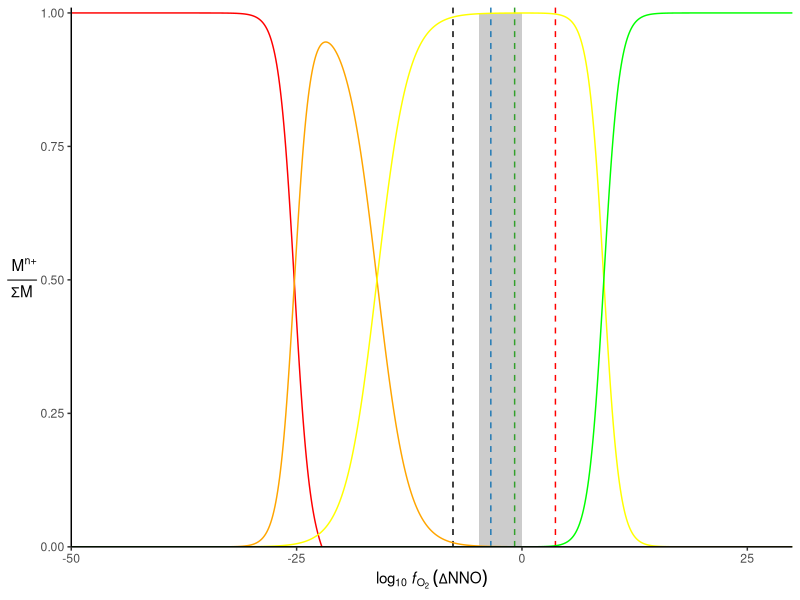

Generate this figure with R:
setwd("C:/Users/Jason/OneDrive - research.uwa.edu.au/Analysis/Thermodynamics")
library(openxlsx)
library(ggplot2)

S<-read.xlsx("thermodynamics.xlsx", sheet="S") #Standard Entropy table, in J mol-1 K-1
H<-read.xlsx("thermodynamics.xlsx", sheet="dH")  #Standard Enthalpy of Formation table, in kJ mol-1 K-1
H[,-1]<-H[,-1]*1000 #convert enthalpy from kJ to J
R<-8.3144589 #Gas constant, J mol-1 K-1

#select the temperature of interest (limited to T intervals from table)
T_i <- which(S$TK==800)

#calculate the mid-point for NNO at the temperature of interest
fO2_NNO <- ((((2*H$NiO)-(2*H$Ni+H$O2))-S$TK*((2*S$NiO)-(2*S$Ni+S$O2)))/(R*S$TK*log(10)))[T_i]

#Calculate the mid-points for each buffer reaction as a difference from NNO
dNNO <- data.frame(
  #the main buffer reactions  
  QIF   = ((((H$fayalite)-(H$quartz+2*H$Fe+H$O2))-S$TK*((S$fayalite)-(S$quartz+2*S$Fe+S$O2)))/(R*S$TK*log(10)))[T_i]-fO2_NNO,
  QFM   = ((((2*H$magnetite+3*H$quartz) - (3*H$fayalite+H$O)) - S$TK*((2*S$magnetite+3*S$quartz) - (3*S$fayalite+S$O)))/ (R*S$TK*log(10)))[T_i] - fO2_NNO,
  MH    = ((((6*H$hematite) - (4*H$magnetite+H$O2)) - S$TK*((6*S$hematite) - (4*S$magnetite+S$O2)))/ (R*S$TK*log(10)))[T_i] - fO2_NNO,
  WM    = ((((2*H$magnetite) - (6*H$FeO+H$O2)) - S$TK*((2*S$magnetite) - (6*S$FeO+S$O2)))/ (R*S$TK*log(10)))[T_i] - fO2_NNO,
  CHO   = ((((0.5*H$CO2+H$H2O) - (0.5*H$CH4+H$O2)) - S$TK*((0.5*S$CO2+S$H2O) - (0.5*S$CH4+S$O2)))/ (R*S$TK*log(10)))[T_i] - fO2_NNO,
  IW    = ((((2*H$FeO) - (2*H$Fe+H$O2)) - S$TK*((2*S$FeO) - (2*S$Fe+S$O2)))/ (R*S$TK*log(10)))[T_i] - fO2_NNO,
  WH    = ((((2*H$hematite) - (4*H$FeO+H$O2)) - S$TK*((2*S$hematite) - (4*S$FeO+S$O2)))/ (R*S$TK*log(10)))[T_i] - fO2_NNO,
  H2O   = ((((2*H$H2O) - (2*H$H2+H$O2)) - S$TK*((2*S$H2O) - (2*S$H2+S$O2)))/ (R*S$TK*log(10)))[T_i] - fO2_NNO,
  
  #the buffer reactions of interest
  SnSnO2= ((((H$SnO2) - (H$Sn+H$O2)) - S$TK*((S$SnO2) - (S$Sn+S$O2)))/ (R*S$TK*log(10)))[T_i] - fO2_NNO,
  V0_2  = ((((2*H$VO) - (2*H$V+H$O2)) - S$TK*((2*S$VO) - (2*S$V+S$O2)))/ (R*S$TK*log(10)))[T_i] - fO2_NNO,
  V2_3  = ((((2*H$V2O3) - (4*H$VO+H$O2)) - S$TK*((2*S$V2O3) - (4*S$VO+S$O2)))/ (R*S$TK*log(10)))[T_i] - fO2_NNO,
  V3_5 =  ((((H$V2O5) - (H$V2O3+H$O2)) - S$TK*((S$V2O5)-(S$V2O3+S$O2)))/ (R*S$TK*log(10)))[T_i] - fO2_NNO,
  #not calculated: entropy of formation values too high for VO2 in JANAF tables, returns spurious values
  V3_4  = ((((4*H$VO2) - (2*H$V2O3+H$O2)) - S$TK*((4*S$VO2) - (2*S$V2O3+S$O2)))/ (R*S$TK*log(10)))[T_i] - fO2_NNO,
  V4_5  = ((((2*H$V2O5) - (4*H$VO2+H$O2)) - S$TK*((2*S$V2O5) - (4*S$VO2+S$O2)))/ (R*S$TK*log(10)))[T_i] - fO2_NNO,
  
  Cr0_2 = ((((2*H$CrO) - (2*H$Cr+H$O2)) - S$TK*((2*S$CrO) - (2*S$Cr+S$O2)))/ (R*S$TK*log(10)))[T_i] - fO2_NNO,
  Cr2_3 = ((((2*H$Cr2O3) - (4*H$CrO+H$O2)) - S$TK*((2*S$Cr2O3) - (4*S$CrO+S$O2)))/ (R*S$TK*log(10)))[T_i] - fO2_NNO,
  Cr3_4 = ((((4*H$CrO2) - (2*H$Cr2O3+H$O2)) - S$TK*((4*S$CrO2) - (2*S$Cr2O3+S$O2)))/ (R*S$TK*log(10)))[T_i] - fO2_NNO,
  Cr4_6 = ((((2*H$CrO3) - (2*H$CrO2+H$O2)) - S$TK*((2*S$CrO3) - (2*S$CrO2+S$O2)))/ (R*S$TK*log(10)))[T_i] - fO2_NNO,
  
  Cr2_4 = ((((2*H$CrO2) - (2*H$CrO+H$O2)) - S$TK*((2*S$CrO2) - (2*S$CrO+S$O2)))/ (R*S$TK*log(10)))[T_i] - fO2_NNO,
  Cr2_6 = ((((H$CrO3) - (H$CrO+H$O2)) - S$TK*((S$CrO3) - (S$CrO+S$O2)))/ (R*S$TK*log(10)))[T_i] - fO2_NNO

)

#calculate the k-terms
k <- data.frame(
  Sn = 10^((dNNO$SnSnO2*4)/-4),
  
  V5 <- 10^((dNNO$V3_5*2)/-4),
  V3 <- 10^((dNNO$V2_3*1)/-4),
  V2 <- 10^((dNNO$V0_2*2)/-4),
  
  
  
  Fe2= 10^((dNNO$IW*2/-4)),
  Fe3= 10^((dNNO$WH*1/-4))
)

#The range in fO2 (units of dNNO) to model/plot
fO2_range <- seq(-50,30,0.1)

#calculate the speciation ratio of highest state across that range
speciation <- data.frame(
  fO2_range,
  Sn4  = (k$Sn*10^((fO2_range*4)/4))/ (1+(k$Sn*10^((fO2_range*4)/4))),   #Sn0 to Sn4  
  
  V5  = (k$V5*10^((fO2_range*2)/4))/ (1+(k$V5*10^((fO2_range*2)/4))), #V3 to V5
  V3  = (k$V3*10^((fO2_range*1)/4))/ (1+(k$V3*10^((fO2_range*1)/4))), #V2 to V3
  V2  = (k$V2*10^((fO2_range*2)/4))/ (1+(k$V2*10^((fO2_range*2)/4))), #V0 to V2

  Fe3  = (k$Fe3*10^((fO2_range*1)/4))/ (1+(k$Fe3*10^((fO2_range*1)/4))), #Fe2 to Fe3
  Fe2  = (k$Fe2*10^((fO2_range*2)/4))/ (1+(k$Fe2*10^((fO2_range*2)/4))) #Fe0 to Fe2
)

#Build the base plot
p <- ggplot(speciation, aes(x=fO2_range))+
  annotate(geom="rect", xmin=dNNO$H2O, xmax=0, ymin=0, ymax=1, fill="grey80")+
  geom_vline(xintercept = dNNO$MH, colour="red", linetype=2)+
  geom_vline(xintercept = dNNO$QFM, colour="#33a02c", linetype=2)+
  geom_vline(xintercept = dNNO$WM, colour="#1f78b4", linetype=2)+
  geom_vline(xintercept = dNNO$QIF, colour="black", linetype=2)+
  theme_classic()+
  theme(panel.background = element_rect(fill = "transparent"),
        plot.background = element_rect(fill = "transparent"),
        axis.title.y = element_text(angle = 0, vjust = 0.5))+
  coord_cartesian(xlim=c(-50,30), ylim=c(0,1.01), expand=FALSE)+
  labs(x=expression("log"[10]~italic("f")[O[2]]~(Delta*"NNO")), y=expression(over(" M"^"n+",Sigma*"M")))

V <- p +
  geom_line(aes(y=1-(V2+V3+V5)), colour="red")+
  geom_line(aes(y=V2-(V3+V5)), colour="orange")+
  geom_line(aes(y=V3-V5), colour="yellow")+
  geom_line(aes(y=V5), colour="green")
print(V)
